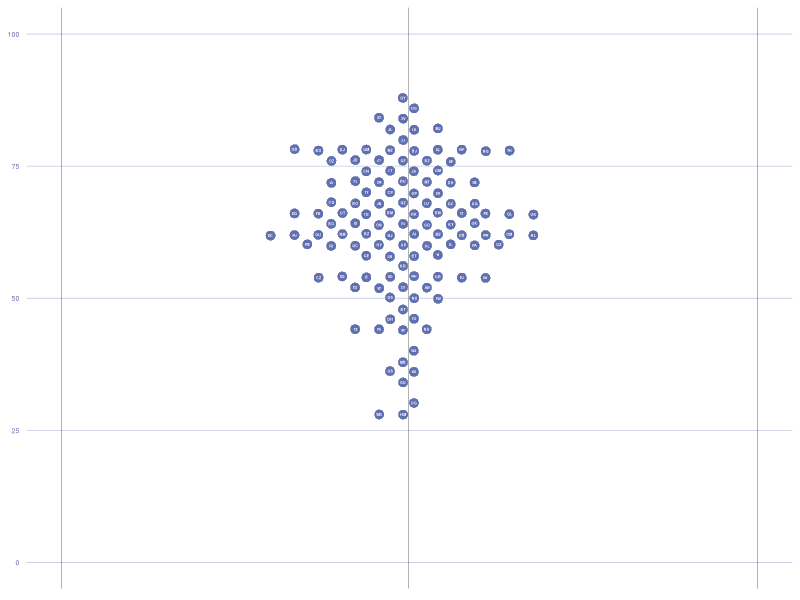

This chart was generated by the following R code:

library(ggplot2)

# violinScatter <- function(nominalPlotWidth = 900,
#                          pointSize = 3.3,
#                          initals = FALSE,
#                          filename = "violinPlot.png") {
#
#  ## ADD WRAPPER FUNCTION AND TEST
#}

getPlotDimensions <- function(nominalPlotWidth, pointSize) {
  # These plot dimensions in pixels are based on the .png files produced by
  # ggplot2::ggsave() ver 3.3.6 using RStudio for Windows.
  # No promises are made for .png files otherwise produced.

  plotDimensions <- list()

  plotDimensions$effectivePlotWidthPx <- floor(nominalPlotWidth*0.9083-58.201)
  plotDimensions$plotHeightPx         <- floor(nominalPlotWidth * (1+5^(1/2))/2.5)
  plotDimensions$pointDiameterPx      <- floor(pointSize * 8.9383 + 2.7359)
  plotDimensions$pointXSpacingPx      <- floor(plotDimensions$pointDiameterPx * 0.8125)
  plotDimensions$alternateRowOffsetPx <- plotDimensions$pointDiameterPx - plotDimensions$pointXSpacingPx
  plotDimensions$maxYBins             <- floor(plotDimensions$plotHeightPx * 0.043 * 3.3 / pointSize)

  plotDimensions
}

getXValues <- function(plotDimensions) {
  midPointRowOne <- floor(plotDimensions$effectivePlotWidthPx / 2) -
    plotDimensions$alternateRowOffsetPx
  maxPoints <- floor(midPointRowOne/plotDimensions$pointXSpacingPx)
  leftPoints <- rep(NA, maxPoints)
  rightPoints <- rep(NA, maxPoints)
  allPointsRowOne <- rep(NA, maxPoints * 2) + 1
  allPointsRowOne[1] <- midPointRowOne

  for(i in 1:maxPoints) {
    leftPoints[i] <- midPointRowOne - i * plotDimensions$pointXSpacingPx
    rightPoints[i] <- midPointRowOne + i * plotDimensions$pointXSpacingPx
  }

  for(i in 1:maxPoints) {
    allPointsRowOne[i * 2] <- leftPoints[i]
    allPointsRowOne[i * 2 + 1] <- rightPoints[i]
  }

  allPointsRowTwo <- allPointsRowOne + plotDimensions$alternateRowOffsetPx * 2

  list(allPointsRowOne, allPointsRowTwo)
}

getLabels <- function(n) {
  plotLabels <- rep(NA, n)
  for (i in 1:length(plotLabels)) {
    plotLabels[i] <- paste(sample(LETTERS, size = 2), collapse = "")
  }

  plotLabels
}

binYValues <- function(yValues, plotDimensions) {
  bins <- seq(from = 0, to = 100, by = 100/plotDimensions$maxYBins)
  binnedYValues <- rep(NA, length(yValues))
  for(i in 1:length(yValues)) {
    x <- which.min(abs(bins-yValues[i]))
    binnedYValues[i] <- bins[x]
  }
  binnedYValues
}

assignXValues <- function(yVals, xValues) {
  uniqueYs <- sort(unique(yVals))
  output <- as.data.frame(yVals)
  output$xVals <- NA




  for(i in 1:length(uniqueYs)) {
    if(i %% 2 == 0) {
      output[output$yVals == uniqueYs[i], "xVals"] <- xValues[[2]][1:length(output[output$yVals == uniqueYs[i], "xVals"])]
    } else {
      output[output$yVals == uniqueYs[i], "xVals"] <- xValues[[1]][1:length(output[output$yVals == uniqueYs[i], "xVals"])]
    }
  }
  return(output)
}

# Wrapper for running actual data below

sampleData <- read.csv("sampleData.csv")

yVals <- sampleData$average
pointSize <- 3.3
nominalPlotWidth <- 900

plotDimensions <- getPlotDimensions(nominalPlotWidth, pointSize)

yValsBinned <- binYValues(yVals, plotDimensions)

xValues <- getXValues(plotDimensions)

finalOut <- assignXValues(yValsBinned, xValues)

finalOut$labels <- getLabels(dim(finalOut)[[1]])

testplot <- ggplot(finalOut, aes(xVals, yVals, label = labels)) +
  ylim(0, 100) +
  xlim(1, 759) +
  geom_point(shape = 21, size = pointSize, color = "white", fill = "#606FAF", stroke = 0.2, position = position_jitter(width = 0.2, height = 0.2, seed = 42)) +
  theme(panel.background = element_rect(fill = "white", color = "white"),
        axis.text.x = element_blank(),
        axis.ticks.x = element_blank(),
        axis.title.x = element_blank(),
        axis.title.y = element_blank(),
        axis.text.y = element_text(size = 5, color = "#606FAF"),
        axis.ticks.y = element_blank(),
        panel.grid.major.y = element_line(color = "#606FAF", size = 0.1),
        panel.grid.major.x = element_blank()) +
geom_vline(xintercept = 379, size = 0.1) +
geom_vline(xintercept = 1, size = 0.1) +
geom_vline(xintercept = 759, size = 0.1) +
geom_text(color = "white", fontface = "bold", size = 0.9, position = position_jitter(width = 0.2, height = 0.2, seed = 42))




ggsave("delme5.png",
       testplot,
       width = 900,
       height = plotDimensions$plotHeightPx,
       units = "px")



